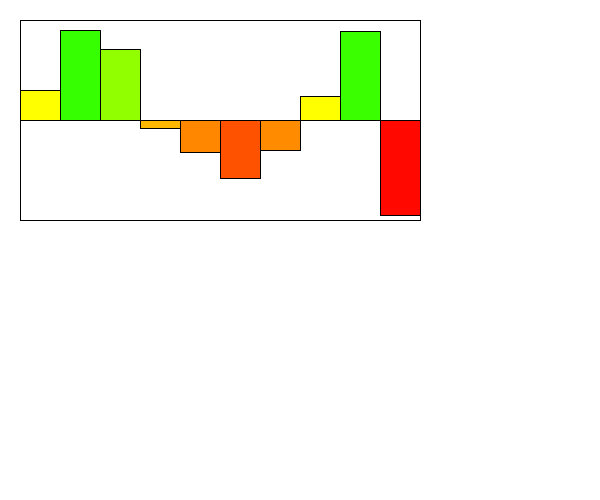
Frame 1 (no input)
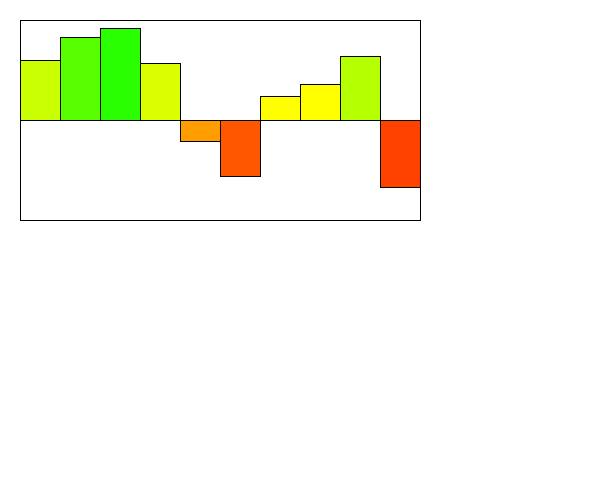
Frame 60 (the mouse pressed at the canvas centre just before this capture)
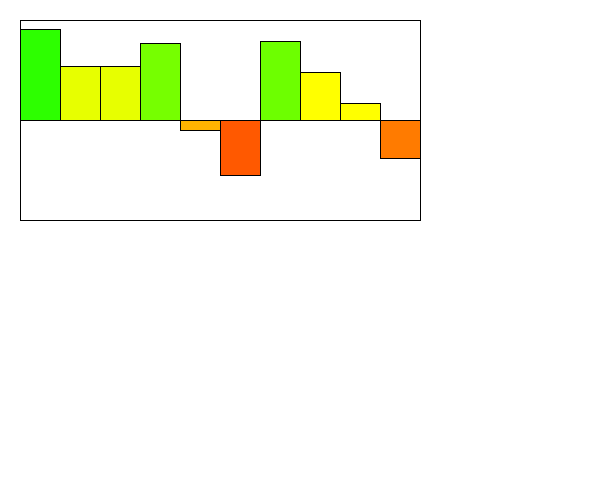
Frame 120 (the mouse held since frame 60 and released just before this capture)

The Processing sketch that drew these frames (run headless with seeded random() and noise(); from frame 60 on, the mouse is pressed at the canvas centre):

// Processing sketch: Section1
// ── Section1.pde
int MAX_VALUE = 100;
int MIN_VALUE = -100;
Visualizer v;

/*You are simulating a visualizer of multiple values
 You need to create a display method first. 
 Then you can make a method that changes the values each time the update is called. 
 */
class Visualizer {
  float x, y;
  float [] values;
  float [] speeds;
  Visualizer(float x, float y) {
    this.x = x;
    this.y = y;
    values = new float[10];
    speeds = new float[10];
    for (int i = 0; i < values.length; i++) {
      values[i] = random(-99, 99);
      speeds[i] = random(2);
    }
  }

  void display() {
    //draw the bars equally spaced inside this box. 
    //You can assume 10, but it would be even better 
    //if you could modify it to be larger increments.
    fill(255);
    rect(x, y, 400, 200);
    //This is a 200x400 box.
    //The width of the visualizer is 400! This rect is the border

    //the line is the 0 y-value, the top is 100, the bottom is -100
    line(x, y+100, x+400, y+100);

    //You need to use a loop. You need to make the HEIGHT of the bars 
    //the values in the array.
    //Negative values are red, and go below the line.
    //Positive values are green and go above the line.

    //???WRITE THIS METHOD FIRST!!!
    //THESE ARE WRONG: They just illustrate how they could look

    //Width of the visualizer is 400!
    float w = 400 / values.length;
    float xVal = 0;
    for (int i = 0; i < values.length; i++) {
        if (values[i] > 0) {
          fill((MAX_VALUE - values[i]) * (255 / (MAX_VALUE / 2)), 255, 0);
          rect(x + xVal, y + 100 - values[i], w, values[i]);
        } else {
          fill(255, (MAX_VALUE + values[i]) * (255 / MAX_VALUE), 0);
          rect(x + xVal, y + 100 - values[i], w, values[i]);
      }
      xVal += w;
    }
  
  }
  void update() {
    //???WRITE THIS METHOD SECOND!!!
    for (int i = 0; i < values.length; i++) {
      values[i] += speeds[i]; //the speed updates the values. Do not touch this.
      //??? keep them values between max/min value so they stay in the box.
      if(values[i] + speeds[i] >= MAX_VALUE || values[i] + speeds[i] <= MIN_VALUE){
      //??? reverse the speeds so the bar oscillates up/down when it reaches max/min
        speeds[i] = -speeds[i];
      }
      
    }
  }
}

void setup() {
  size(600, 500);
  v = new Visualizer(20, 20);
}
void draw() {
  background(255);
  v.display();
  v.update();
}
